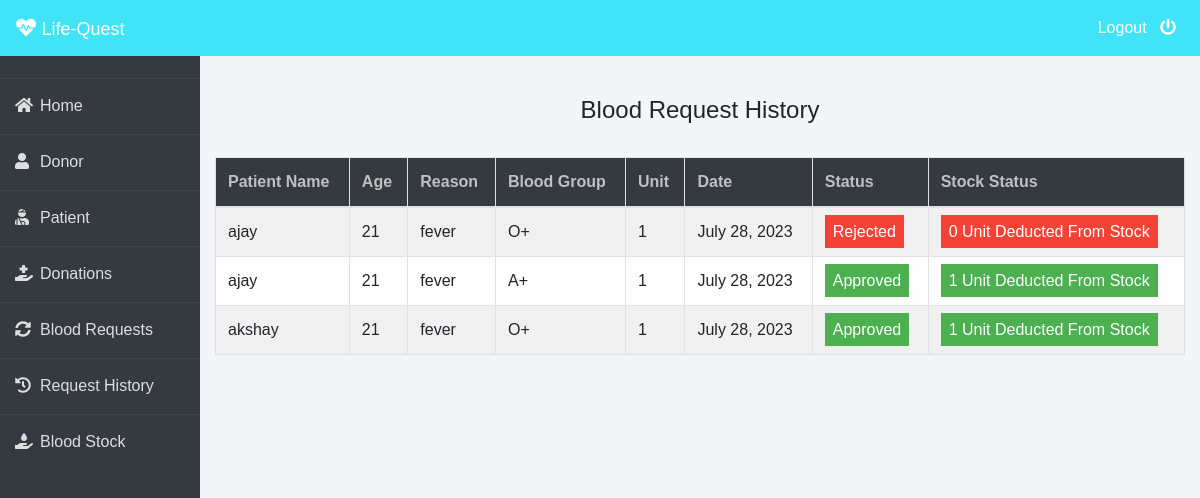
Screenshot of /admin-request-history (signed in) with the database file from the repository.
### blood/models.py (models this page shows, shortened)
class BloodRequest(models.Model):
    request_by_patient=models.ForeignKey(pmodels.Patient,null=True,on_delete=models.CASCADE)
    request_by_donor=models.ForeignKey(dmodels.Donor,null=True,on_delete=models.CASCADE)
    patient_name=models.CharField(max_length=30)
    patient_age=models.PositiveIntegerField()
    reason=models.CharField(max_length=500)
    bloodgroup=models.CharField(max_length=10)
    unit=models.PositiveIntegerField(default=0)
    status=models.CharField(max_length=20,default="Pending")
    date=models.DateField(auto_now=True)

### blood/views.py (the view)
# urls.py: path('admin-request-history', views.admin_request_history_view,name='admin-request-history'),
@login_required(login_url='adminlogin')
def admin_request_history_view(request):
    requests=models.BloodRequest.objects.all().exclude(status='Pending')
    return render(request,'blood/admin_request_history.html',{'requests':requests})

### templates/blood/admin_request_history.html (shortened to what this page needs)
{% extends 'blood/adminbase.html' %}
{% block content %}
{% load widget_tweaks %}
{%load static%}
<head>
</head>
<br><br>
<div class="container">
    <H4 class="text-center">Blood Request History</H4><br>
    <table class="table table-light table-hover table-bordered table-striped">
        <thead class="bg-dark">
            <tr>
                <th scope="col" style="color: rgb(192, 192, 192);">Patient Name</th>
                <th scope="col" style="color: rgb(192, 192, 192);">Age</th>
                <th scope="col" style="color: rgb(192, 192, 192);">Reason</th>
                <th scope="col" style="color: rgb(192, 192, 192);">Blood Group</th>
                <th scope="col" style="color: rgb(192, 192, 192);">Unit </th>
                <th scope="col" style="color: rgb(192, 192, 192);">Date</th>
                <th scope="col" style="color: rgb(192, 192, 192);">Status</th>
                <th scope="col" style="color: rgb(192, 192, 192);">Stock Status</th>
            </tr>
        </thead>
        <tbody>
            {% for t in requests %}
            <tr>
                <td> {{t.patient_name}}</td>
                <td>{{t.patient_age}}</td>
                <td>{{t.reason}}</td>
                <td>{{t.bloodgroup}}</td>
                <td>{{t.unit}}</td>
                <td>{{t.date}}</td>
                {% if t.status == 'Approved' %}
                <td><span class="label success"> Approved</span></td>
                <td><span class="label success"> {{t.unit}} Unit Deducted From Stock</span></td>
                {% else %}
                <td><span class="label danger">Rejected</span></td>
                <td><span class="label danger"> 0 Unit Deducted From Stock</span></td>
                {% endif %}
            </tr>
            {% endfor %}
        </tbody>
    </table>
</div>
{% endblock content %}

### templates/blood/adminbase.html (style rules this page uses)
* { margin: 0; padding: 0; box-sizing: border-box; list-style: none; text-decoration: none; font-family: 'Josefin Sans', sans-serif; }
body { background-color: #f3f5f9; }

### templates/blood/admin_request_history.html (style rules this page uses)
.label { color: white; padding: 8px; }
.success { background-color: #4CAF50; }
.danger { background-color: #f44336; }

### rows the page displays
BloodRequest: patient_name "ajay", patient_age "21", reason "fever", bloodgroup "O+", unit "1", date "July 28, 2023", status "Rejected"
BloodRequest: patient_name "ajay", patient_age "21", reason "fever", bloodgroup "A+", unit "1", date "July 28, 2023"
BloodRequest: patient_name "akshay", patient_age "21", reason "fever", bloodgroup "O+", unit "1", date "July 28, 2023"
